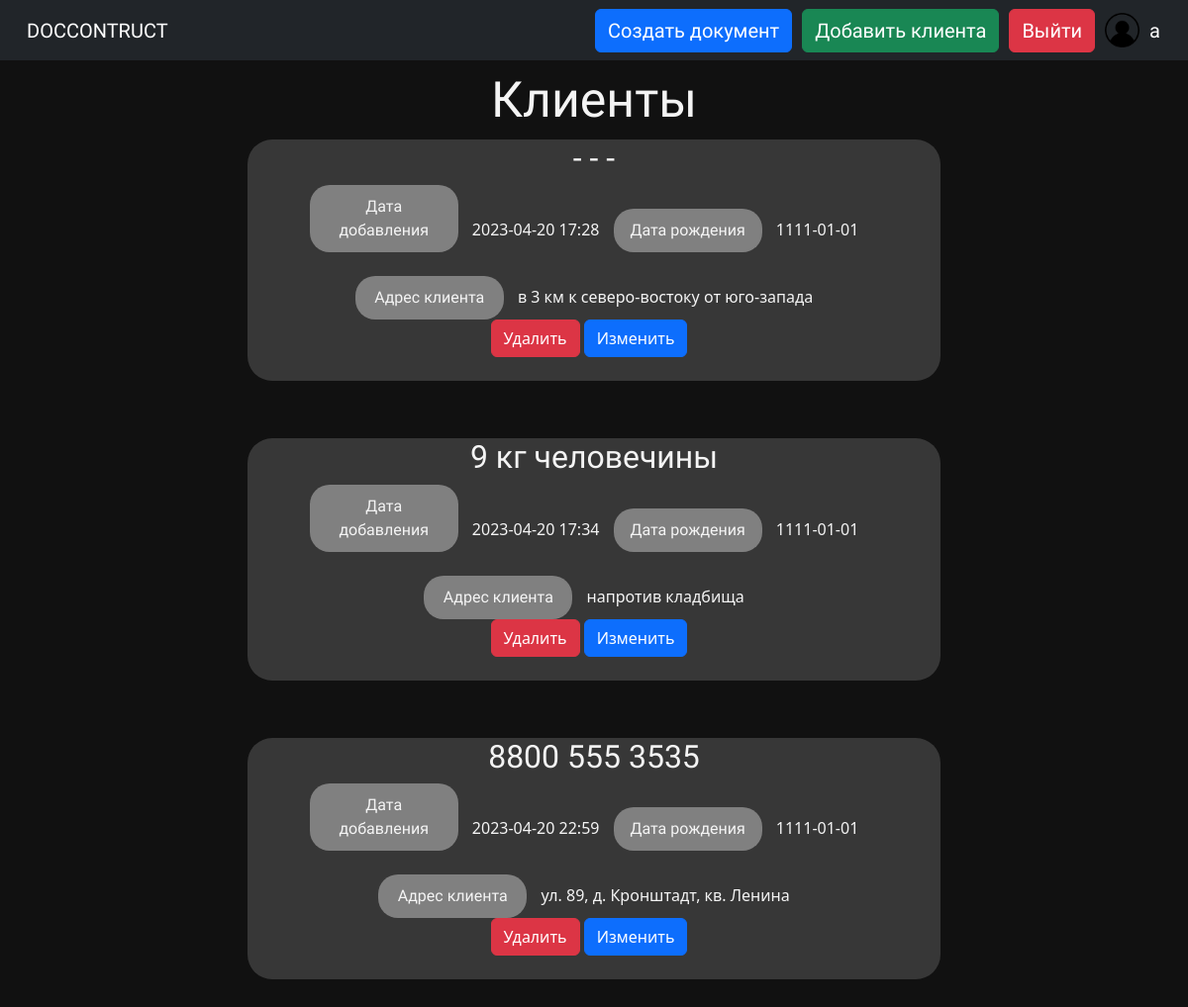
The page /clients (signed in) on the database its author committed.
### data/user.py (models this page shows, shortened)
class User(SqlAlchemyBase, UserMixin):
    __tablename__ = "users"
    id = sqlalchemy.Column(sqlalchemy.Integer, primary_key=True, autoincrement=True)
    name = sqlalchemy.Column(sqlalchemy.String, nullable=True)
    email = sqlalchemy.Column(sqlalchemy.String, index=True, unique=True, nullable=True)
    hashed_password = sqlalchemy.Column(sqlalchemy.String, nullable=True)
    created_date = sqlalchemy.Column(sqlalchemy.DateTime, default=datetime.datetime.now)
    clients = orm.relationship("Client", back_populates="user")

### data/client.py (models this page shows, shortened)
class Client(SqlAlchemyBase):
    __tablename__ = "clients"
    id = sqlalchemy.Column(sqlalchemy.Integer, primary_key=True, autoincrement=True)
    surname = sqlalchemy.Column(sqlalchemy.String, nullable=True)
    name = sqlalchemy.Column(sqlalchemy.String, nullable=True)
    patronymic = sqlalchemy.Column(sqlalchemy.String, nullable=True)
    address = sqlalchemy.Column(sqlalchemy.String, nullable=True)
    birth_date = sqlalchemy.Column(sqlalchemy.DateTime, nullable=True)
    created_date = sqlalchemy.Column(sqlalchemy.DateTime, default=datetime.datetime.now)
    user_id = sqlalchemy.Column(sqlalchemy.Integer, sqlalchemy.ForeignKey("users.id"))
    user = orm.relationship("User")

### main.py (the view)
@app.route("/clients", methods=["GET", "POST"])
@login_required
def clients():
    if request.method == "POST":
        return redirect(f"""/new_document/{request.form.get("document_id")}/{request.form.get("client_id")}""")
    new_session = db_session.create_session()
    user_clients = new_session.query(Client).filter((Client.user == current_user))
    return render_template("clients.html", title="Клиенты", clients=user_clients, user=current_user)

### data/db_session.py (called while the page is built)
def create_session() -> Session:
    global __factory
    return __factory()

### main.py (called while the page is built)
@login_manager.user_loader
def load_user(user_id):
    new_session = db_session.create_session()
    return new_session.query(User).get(user_id)

### templates/clients.html
{% extends "header.html" %}
{% block head %}
<link rel="stylesheet" type="text/css" href="{{ url_for('static', filename='css/clients.css') }}">
{% endblock %}
{% block content %}
<h1 style="
text-align: center;
font-family: 'Oswald', sans-serif !important;
font-size: 50px;
margin-top: 10px">Клиенты</h1>
{% for client in clients %}
<div class="client-info">
    <h2 style="text-align: center; margin-top: 10px; font-family: 'Oswald', sans-serif !important;">
        {{ client.surname }} {{ client.name }} {{ client.patronymic }}
    </h2>
    <div class="dates">
        <div class="text">Дата добавления</div>
        <div class="date">{{ client.created_date.strftime('%Y-%m-%d %H:%M') }}</div>
        <div class="text">Дата рождения</div>
        <div class="date">{{ client.birth_date.strftime('%Y-%m-%d') }}</div><br><br>
        <div class="text">Адрес клиента</div>
        <div class="address">{{ client.address }}</div>
    </div>
    <br>
    <div>
    <form method="post">
        <a class="btn btn-danger" href="/remove_client/{{ client.id }}">Удалить</a>
        <a class="btn btn-primary" href="/edit_client/{{ client.id }}">Изменить</a>
    </form><br>
    </div>
</div>
<br>
<br>
{% endfor %}
{% endblock %}

### templates/header.html (shortened to what this page needs)
<!doctype html>
<html lang="en">
<head>
    <link href="https://cdn.jsdelivr.net/npm/bootstrap@5.3.0-alpha1/dist/css/bootstrap.min.css" rel="stylesheet">
    <link rel="stylesheet" type="text/css" href="{{ url_for('static',filename='css/header.css') }}">
    {% block head %}
    {% endblock %}
</head>
<body>
<header>
    <nav class="navbar navbar-dark bg-dark">
        <div class="container-fluid">
            <a class="navbar-brand" href="/" style="align: center; margin-left: 15px">
            DOCCONTRUCT
            </a>
            {% if user.is_authenticated %}
            <a class="btn btn-primary ms-auto" type="button" style="margin-right: 10px; font-family: 'Oswald', sans-serif !important; font-size: 20px;" href="/create_document">Создать документ</a>
            <a class="btn btn-success" type="button" style="margin-right: 10px; font-family: 'Oswald', sans-serif !important; font-size: 20px;" href="/add_client">Добавить клиента</a>
            <a class="btn btn-danger" type="button" style="margin-right: 10px; font-family: 'Oswald', sans-serif !important; font-size: 20px;" href="/logout">Выйти</a>
            {% endif %}
            <a class="navbar-brand" href="/clients">
              <img src="{{ url_for('static',filename='img/user-icon.png') }}" alt="User">
              <span>{{ current_user.name }}</span>
            </a>
        </div>
    </nav>
</header>
<main role="main" class="container">
    {% block content %}{% endblock %}
</main>
</body>
</html>

### static/css/header.css (style rules this page uses)
body { background: #111; color: #f4f4f4; }
.navbar-brand { display: flex; align-items: center; justify-content: center; height: 100%; font-family: 'Oswald', sans-serif !important; font-size: 20px; }
.navbar-brand img { margin-right: 10px; width: 35px; height: 35px; }
.navbar-brand span { display: inline-block; }

### static/css/clients.css (style rules this page uses)
.client-info { background-color: #373737; border-radius: 25px; max-width: 700px; background-position: center; text-align: center; margin: 0 auto; }
.client-info div { display: inline-block; margin-right: 10px; }
.text { background-color: gray; border-radius: 20px; text-align: center; width: 150px; padding: 10px; font-family: 'Oswald', sans-serif !important; }

### rows shown on the page
User: name "a"
Client: surname "-", name "-", patronymic "-", created_date "2023-04-20 17:28", birth_date "1111-01-01", address "в 3 км к северо-востоку от юго-запада"
Client: surname "9", name "кг", patronymic "человечины", created_date "2023-04-20 17:34", birth_date "1111-01-01", address "напротив кладбища"
Client: surname "8800", name "555", patronymic "3535", created_date "2023-04-20 22:59", birth_date "1111-01-01", address "ул. 89, д. Кронштадт, кв. Ленина"
